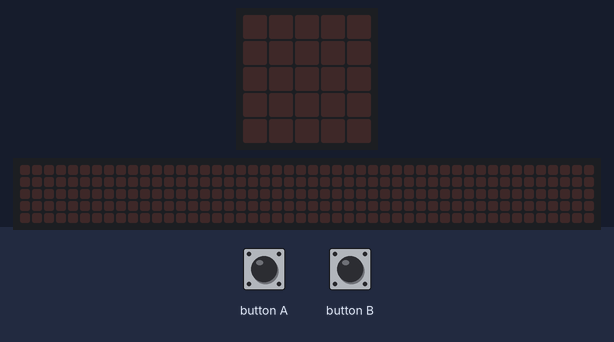
Bench run of a program on a simulated BBC micro:bit (MakeCode). On the bench: the board's 5×5 LED display, a strip that is not on the board, showing the scrolling text unrolled. The test bench sets the inputs (shaded band). The 48×5 strip is a reading aid, not a part: it shows the text the display is scrolling, unrolled, one strip-width of it at a time.

Above: at 1.2 s.
1.3 s: button B pressed for 0.15 s
At 1.37 s:
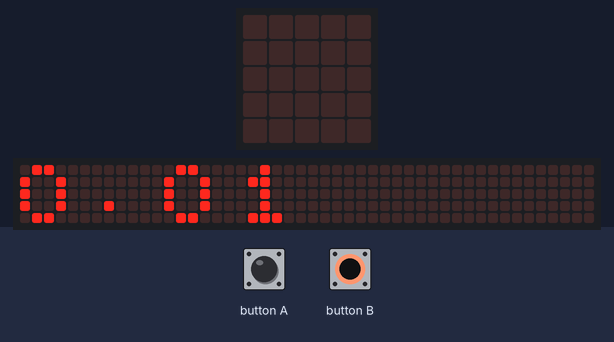
4.3 s: button A pressed for 0.15 s
At 6.6 s:
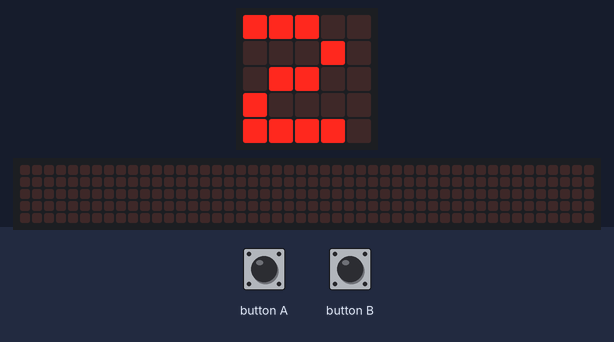
7.4 s: button B pressed for 1 s
At 7.55 s:
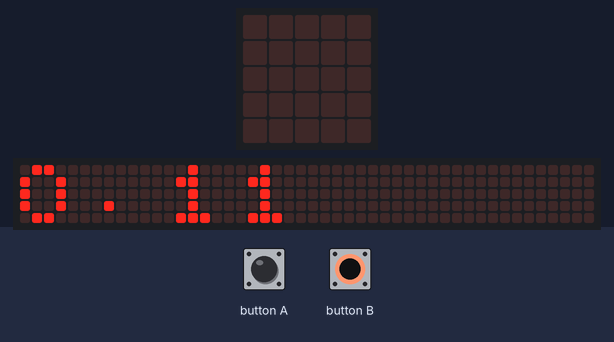
10.4 s: button A pressed for 1 s
At 12.5 s:
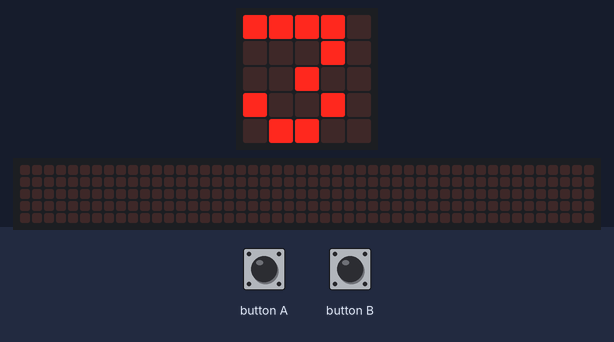
13.4 s: button B pressed for 0.15 s
At 13.77 s:
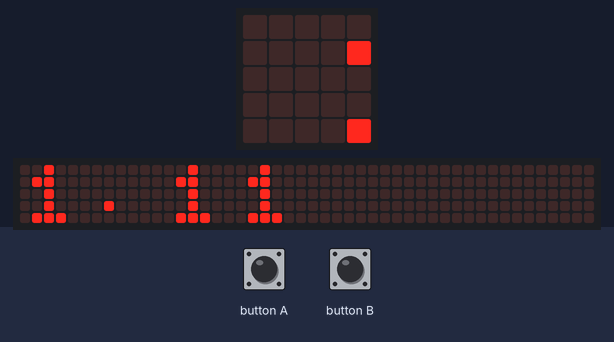

The program:

main.ts
```typescript
control.onEvent(EventBusSource.MICROBIT_ID_BUTTON_A, EventBusValue.MICROBIT_BUTTON_EVT_DOWN, function () {
    if (mode < 4) {
        mode = 1 + mode
    } else {
        mode = 1
    }
    basic.showNumber(mode)
    basic.pause(1000)
    basic.clearScreen()
})
control.onEvent(EventBusSource.MICROBIT_ID_BUTTON_B, EventBusValue.MICROBIT_BUTTON_EVT_DOWN, function () {
    if (mode == 1) {
        argent += 0.01
    } else if (mode == 2) {
        argent += 0.1
    } else if (mode == 3) {
        argent += 1
    } else if (mode == 4) {
        argent += 10
    }
    basic.showNumber(argent)
    basic.pause(1000)
    basic.clearScreen()
})
let mode = 0
let argent = 0
argent = 0
mode = 1
basic.forever(function () {

})
```

test.ts
```typescript
// les tests vont ici ; cela ne sera pas compilé si ce paquet est utilisé en tant qu'extension.
```

Measured:
- after the input at 1.3 s, the display: changes at once (image 1)
- after the input at 7.4 s, the display: changes at once (image 3)
- after the input at 10.4 s, the display: first differs from a run without the input after 1.5 s (image 4)
- after the input at 13.4 s, the display: first changes at once (image 5 shows a later state)
- what the display in image 2 shows lasts 1.0 s, from 5.8 s to 6.8 s
